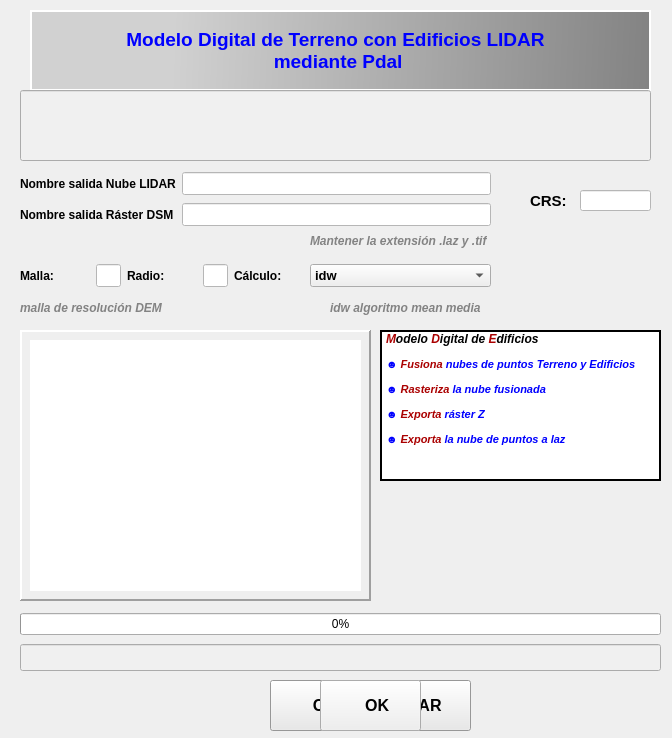
<?xml version="1.0" encoding="UTF-8"?>
<ui version="4.0">
 <class>Formulario</class>
 <widget class="QDialog" name="Formulario">
  <property name="geometry">
   <rect>
    <x>0</x>
    <y>0</y>
    <width>672</width>
    <height>738</height>
   </rect>
  </property>
  <property name="font">
   <font>
    <family>Arial</family>
   </font>
  </property>
  <property name="windowTitle">
   <string>Proceso DSM nube de puntos LIDAR</string>
  </property>
  <property name="windowIcon">
   <iconset>
    <normaloff>../icons/edificios.png</normaloff>../icons/edificios.png</iconset>
  </property>
  <property name="windowOpacity">
   <double>1.000000000000000</double>
  </property>
  <property name="sizeGripEnabled">
   <bool>false</bool>
  </property>
  <property name="modal">
   <bool>true</bool>
  </property>
  <widget class="QPushButton" name="pbpdal3">
   <property name="geometry">
    <rect>
     <x>270</x>
     <y>680</y>
     <width>201</width>
     <height>51</height>
    </rect>
   </property>
   <property name="maximumSize">
    <size>
     <width>300</width>
     <height>80</height>
    </size>
   </property>
   <property name="font">
    <font>
     <family>Arial</family>
     <pointsize>12</pointsize>
     <weight>75</weight>
     <bold>true</bold>
    </font>
   </property>
   <property name="cursor">
    <cursorShape>PointingHandCursor</cursorShape>
   </property>
   <property name="styleSheet">
    <string notr="true">selection-background-color: rgb(189, 189, 189);
selection-color: rgb(255, 255, 255);</string>
   </property>
   <property name="text">
    <string>   Crea DSM LIDAR</string>
   </property>
   <property name="icon">
    <iconset>
     <normaloff>../icons/edificios.png</normaloff>../icons/edificios.png</iconset>
   </property>
   <property name="iconSize">
    <size>
     <width>40</width>
     <height>40</height>
    </size>
   </property>
   <property name="autoDefault">
    <bool>true</bool>
   </property>
  </widget>
  <widget class="QFrame" name="frame">
   <property name="geometry">
    <rect>
     <x>20</x>
     <y>330</y>
     <width>351</width>
     <height>271</height>
    </rect>
   </property>
   <property name="frameShape">
    <enum>QFrame::Panel</enum>
   </property>
   <property name="frameShadow">
    <enum>QFrame::Raised</enum>
   </property>
   <property name="lineWidth">
    <number>2</number>
   </property>
   <property name="midLineWidth">
    <number>1</number>
   </property>
   <widget class="QLabel" name="lbproceso3">
    <property name="geometry">
     <rect>
      <x>10</x>
      <y>10</y>
      <width>331</width>
      <height>251</height>
     </rect>
    </property>
    <property name="font">
     <font>
      <family>Arial</family>
      <pointsize>9</pointsize>
      <weight>11</weight>
      <italic>false</italic>
      <bold>false</bold>
     </font>
    </property>
    <property name="styleSheet">
     <string notr="true">color: rgb(0, 0, 0);
background-color: rgb(255, 255, 255);
font: 87 9pt &quot;Arial&quot;;</string>
    </property>
    <property name="frameShape">
     <enum>QFrame::NoFrame</enum>
    </property>
    <property name="frameShadow">
     <enum>QFrame::Plain</enum>
    </property>
    <property name="lineWidth">
     <number>1</number>
    </property>
    <property name="text">
     <string/>
    </property>
    <property name="pixmap">
     <pixmap>../icons/pirates.png</pixmap>
    </property>
    <property name="scaledContents">
     <bool>false</bool>
    </property>
    <property name="alignment">
     <set>Qt::AlignJustify|Qt::AlignVCenter</set>
    </property>
    <property name="wordWrap">
     <bool>false</bool>
    </property>
   </widget>
  </widget>
  <widget class="QLineEdit" name="lbproceso">
   <property name="geometry">
    <rect>
     <x>20</x>
     <y>90</y>
     <width>631</width>
     <height>71</height>
    </rect>
   </property>
   <property name="font">
    <font>
     <family>Arial</family>
     <pointsize>13</pointsize>
     <weight>75</weight>
     <bold>true</bold>
    </font>
   </property>
   <property name="styleSheet">
    <string notr="true">background-color: rgb(240, 240, 240);
color: rgb(170, 0, 0);</string>
   </property>
   <property name="alignment">
    <set>Qt::AlignJustify|Qt::AlignVCenter</set>
   </property>
  </widget>
  <widget class="QWidget" name="layoutWidget">
   <property name="geometry">
    <rect>
     <x>20</x>
     <y>610</y>
     <width>641</width>
     <height>65</height>
    </rect>
   </property>
   <layout class="QGridLayout" name="gridLayout">
    <item row="0" column="0">
     <widget class="QProgressBar" name="barra">
      <property name="minimum">
       <number>0</number>
      </property>
      <property name="maximum">
       <number>100</number>
      </property>
      <property name="value">
       <number>0</number>
      </property>
      <property name="orientation">
       <enum>Qt::Horizontal</enum>
      </property>
      <property name="invertedAppearance">
       <bool>false</bool>
      </property>
      <property name="textDirection">
       <enum>QProgressBar::TopToBottom</enum>
      </property>
     </widget>
    </item>
    <item row="1" column="0">
     <widget class="QLineEdit" name="lbproceso1">
      <property name="font">
       <font>
        <family>Arial</family>
        <pointsize>12</pointsize>
        <weight>75</weight>
        <bold>true</bold>
       </font>
      </property>
      <property name="styleSheet">
       <string notr="true">background-color: rgb(240, 240, 240);
color: rgb(0, 0, 255);</string>
      </property>
     </widget>
    </item>
   </layout>
  </widget>
  <widget class="QLabel" name="lbproceso2">
   <property name="geometry">
    <rect>
     <x>40</x>
     <y>530</y>
     <width>81</width>
     <height>31</height>
    </rect>
   </property>
   <property name="font">
    <font>
     <family>Arial</family>
     <pointsize>11</pointsize>
     <weight>9</weight>
     <italic>false</italic>
     <bold>false</bold>
    </font>
   </property>
   <property name="styleSheet">
    <string notr="true">color: rgb(0, 0, 0);
font: 75 11pt &quot;Arial&quot;;</string>
   </property>
   <property name="frameShape">
    <enum>QFrame::NoFrame</enum>
   </property>
   <property name="frameShadow">
    <enum>QFrame::Plain</enum>
   </property>
   <property name="lineWidth">
    <number>1</number>
   </property>
   <property name="midLineWidth">
    <number>1</number>
   </property>
   <property name="text">
    <string>&lt;html&gt;&lt;head/&gt;&lt;body&gt;&lt;p&gt;&lt;br/&gt;&lt;/p&gt;&lt;/body&gt;&lt;/html&gt;</string>
   </property>
   <property name="alignment">
    <set>Qt::AlignCenter</set>
   </property>
  </widget>
  <widget class="QPushButton" name="pbcierra">
   <property name="geometry">
    <rect>
     <x>320</x>
     <y>680</y>
     <width>101</width>
     <height>51</height>
    </rect>
   </property>
   <property name="font">
    <font>
     <family>Arial</family>
     <pointsize>12</pointsize>
     <weight>75</weight>
     <bold>true</bold>
    </font>
   </property>
   <property name="text">
    <string>   OK</string>
   </property>
   <property name="icon">
    <iconset>
     <normaloff>../icons/accept.png</normaloff>../icons/accept.png</iconset>
   </property>
   <property name="iconSize">
    <size>
     <width>20</width>
     <height>20</height>
    </size>
   </property>
  </widget>
  <widget class="QLabel" name="lbicon_4">
   <property name="geometry">
    <rect>
     <x>560</x>
     <y>20</y>
     <width>71</width>
     <height>61</height>
    </rect>
   </property>
   <property name="maximumSize">
    <size>
     <width>200</width>
     <height>200</height>
    </size>
   </property>
   <property name="cursor">
    <cursorShape>ArrowCursor</cursorShape>
   </property>
   <property name="text">
    <string/>
   </property>
   <property name="pixmap">
    <pixmap>../icons/pdal.png</pixmap>
   </property>
   <property name="scaledContents">
    <bool>true</bool>
   </property>
   <property name="alignment">
    <set>Qt::AlignCenter</set>
   </property>
   <property name="openExternalLinks">
    <bool>false</bool>
   </property>
  </widget>
  <widget class="QLabel" name="lbmarco">
   <property name="geometry">
    <rect>
     <x>30</x>
     <y>10</y>
     <width>621</width>
     <height>81</height>
    </rect>
   </property>
   <property name="maximumSize">
    <size>
     <width>16777215</width>
     <height>55555</height>
    </size>
   </property>
   <property name="font">
    <font>
     <family>Cascadia Code</family>
     <pointsize>18</pointsize>
     <weight>75</weight>
     <italic>true</italic>
     <bold>true</bold>
    </font>
   </property>
   <property name="styleSheet">
    <string notr="true">background-color: qlineargradient(spread:pad, x1:0, y1:0, x2:1, y2:0.00568182, stop:0.230337 rgba(209, 209, 209, 255), stop:1 rgba(131, 131, 131, 255));
color: rgb(255, 255, 255);</string>
   </property>
   <property name="frameShape">
    <enum>QFrame::Box</enum>
   </property>
   <property name="frameShadow">
    <enum>QFrame::Plain</enum>
   </property>
   <property name="lineWidth">
    <number>2</number>
   </property>
   <property name="text">
    <string>&lt;html&gt;&lt;head/&gt;&lt;body&gt;&lt;p&gt;&lt;br/&gt;&lt;/p&gt;&lt;/body&gt;&lt;/html&gt;</string>
   </property>
   <property name="alignment">
    <set>Qt::AlignCenter</set>
   </property>
  </widget>
  <widget class="QLabel" name="label_38">
   <property name="geometry">
    <rect>
     <x>120</x>
     <y>20</y>
     <width>431</width>
     <height>61</height>
    </rect>
   </property>
   <property name="maximumSize">
    <size>
     <width>800</width>
     <height>16777215</height>
    </size>
   </property>
   <property name="font">
    <font>
     <family>Arial</family>
     <pointsize>14</pointsize>
     <weight>75</weight>
     <italic>false</italic>
     <bold>true</bold>
    </font>
   </property>
   <property name="styleSheet">
    <string notr="true">color: rgb(0, 0, 255);</string>
   </property>
   <property name="text">
    <string>Modelo Digital de Terreno con Edificios LIDAR
 mediante Pdal</string>
   </property>
   <property name="alignment">
    <set>Qt::AlignCenter</set>
   </property>
  </widget>
  <widget class="QLabel" name="lbicon">
   <property name="geometry">
    <rect>
     <x>40</x>
     <y>20</y>
     <width>71</width>
     <height>61</height>
    </rect>
   </property>
   <property name="maximumSize">
    <size>
     <width>200</width>
     <height>200</height>
    </size>
   </property>
   <property name="cursor">
    <cursorShape>ArrowCursor</cursorShape>
   </property>
   <property name="text">
    <string/>
   </property>
   <property name="pixmap">
    <pixmap>../icons/edificios.png</pixmap>
   </property>
   <property name="scaledContents">
    <bool>true</bool>
   </property>
   <property name="alignment">
    <set>Qt::AlignCenter</set>
   </property>
   <property name="openExternalLinks">
    <bool>false</bool>
   </property>
  </widget>
  <widget class="QLabel" name="label_39">
   <property name="geometry">
    <rect>
     <x>310</x>
     <y>230</y>
     <width>177</width>
     <height>22</height>
    </rect>
   </property>
   <property name="maximumSize">
    <size>
     <width>350</width>
     <height>16777215</height>
    </size>
   </property>
   <property name="font">
    <font>
     <family>Arial</family>
     <pointsize>9</pointsize>
     <weight>75</weight>
     <italic>true</italic>
     <bold>true</bold>
    </font>
   </property>
   <property name="styleSheet">
    <string notr="true">color: rgb(131, 131, 131);</string>
   </property>
   <property name="text">
    <string>Mantener la extensión .laz y .tif</string>
   </property>
  </widget>
  <widget class="QWidget" name="layoutWidget">
   <property name="geometry">
    <rect>
     <x>20</x>
     <y>170</y>
     <width>471</width>
     <height>59</height>
    </rect>
   </property>
   <layout class="QGridLayout" name="gridLayout_3">
    <item row="1" column="0">
     <widget class="QLabel" name="label_35">
      <property name="maximumSize">
       <size>
        <width>300</width>
        <height>16777215</height>
       </size>
      </property>
      <property name="font">
       <font>
        <family>Arial</family>
        <pointsize>9</pointsize>
        <weight>75</weight>
        <italic>false</italic>
        <bold>true</bold>
       </font>
      </property>
      <property name="text">
       <string>Nombre salida Ráster DSM</string>
      </property>
     </widget>
    </item>
    <item row="0" column="1">
     <widget class="QLineEdit" name="qlelidar">
      <property name="font">
       <font>
        <family>Arial</family>
        <pointsize>10</pointsize>
        <weight>75</weight>
        <bold>true</bold>
       </font>
      </property>
      <property name="styleSheet">
       <string notr="true">background-color: rgb(255, 255, 255);</string>
      </property>
      <property name="alignment">
       <set>Qt::AlignRight|Qt::AlignTrailing|Qt::AlignVCenter</set>
      </property>
     </widget>
    </item>
    <item row="0" column="0">
     <widget class="QLabel" name="label_36">
      <property name="maximumSize">
       <size>
        <width>300</width>
        <height>16777215</height>
       </size>
      </property>
      <property name="font">
       <font>
        <family>Arial</family>
        <pointsize>9</pointsize>
        <weight>75</weight>
        <italic>false</italic>
        <bold>true</bold>
       </font>
      </property>
      <property name="text">
       <string>Nombre salida Nube LIDAR</string>
      </property>
     </widget>
    </item>
    <item row="1" column="1">
     <widget class="QLineEdit" name="qleraster2">
      <property name="font">
       <font>
        <family>Arial</family>
        <pointsize>10</pointsize>
        <weight>75</weight>
        <bold>true</bold>
       </font>
      </property>
      <property name="styleSheet">
       <string notr="true">background-color: rgb(255, 255, 255);</string>
      </property>
      <property name="alignment">
       <set>Qt::AlignRight|Qt::AlignTrailing|Qt::AlignVCenter</set>
      </property>
     </widget>
    </item>
   </layout>
  </widget>
  <widget class="QWidget" name="layoutWidget">
   <property name="geometry">
    <rect>
     <x>20</x>
     <y>260</y>
     <width>471</width>
     <height>31</height>
    </rect>
   </property>
   <layout class="QGridLayout" name="gridLayout_2">
    <item row="0" column="1">
     <widget class="QLineEdit" name="qlemalla">
      <property name="maximumSize">
       <size>
        <width>25</width>
        <height>16777215</height>
       </size>
      </property>
      <property name="font">
       <font>
        <family>Arial</family>
        <pointsize>10</pointsize>
        <weight>75</weight>
        <bold>true</bold>
       </font>
      </property>
      <property name="styleSheet">
       <string notr="true">background-color: rgb(255, 255, 255);</string>
      </property>
      <property name="alignment">
       <set>Qt::AlignRight|Qt::AlignTrailing|Qt::AlignVCenter</set>
      </property>
     </widget>
    </item>
    <item row="0" column="2">
     <widget class="QLabel" name="label_32">
      <property name="maximumSize">
       <size>
        <width>70</width>
        <height>16777215</height>
       </size>
      </property>
      <property name="font">
       <font>
        <family>Arial</family>
        <pointsize>9</pointsize>
        <weight>75</weight>
        <italic>false</italic>
        <bold>true</bold>
       </font>
      </property>
      <property name="text">
       <string>Radio:</string>
      </property>
     </widget>
    </item>
    <item row="0" column="3">
     <widget class="QLineEdit" name="qleradio">
      <property name="maximumSize">
       <size>
        <width>25</width>
        <height>16777215</height>
       </size>
      </property>
      <property name="font">
       <font>
        <family>Arial</family>
        <pointsize>10</pointsize>
        <weight>75</weight>
        <bold>true</bold>
       </font>
      </property>
      <property name="styleSheet">
       <string notr="true">background-color: rgb(255, 255, 255);</string>
      </property>
      <property name="text">
       <string/>
      </property>
      <property name="alignment">
       <set>Qt::AlignRight|Qt::AlignTrailing|Qt::AlignVCenter</set>
      </property>
     </widget>
    </item>
    <item row="0" column="0">
     <widget class="QLabel" name="label_31">
      <property name="maximumSize">
       <size>
        <width>70</width>
        <height>16777215</height>
       </size>
      </property>
      <property name="font">
       <font>
        <family>Arial</family>
        <pointsize>9</pointsize>
        <weight>75</weight>
        <italic>false</italic>
        <bold>true</bold>
       </font>
      </property>
      <property name="text">
       <string>Malla:</string>
      </property>
     </widget>
    </item>
    <item row="0" column="5">
     <widget class="QComboBox" name="cmbcalculo">
      <property name="minimumSize">
       <size>
        <width>50</width>
        <height>0</height>
       </size>
      </property>
      <property name="font">
       <font>
        <family>Arial</family>
        <pointsize>10</pointsize>
        <weight>75</weight>
        <italic>false</italic>
        <bold>true</bold>
       </font>
      </property>
      <property name="currentText">
       <string>idw</string>
      </property>
      <item>
       <property name="text">
        <string>idw</string>
       </property>
      </item>
      <item>
       <property name="text">
        <string>mean</string>
       </property>
      </item>
     </widget>
    </item>
    <item row="0" column="4">
     <widget class="QLabel" name="label_30">
      <property name="maximumSize">
       <size>
        <width>70</width>
        <height>16777215</height>
       </size>
      </property>
      <property name="font">
       <font>
        <family>Arial</family>
        <pointsize>9</pointsize>
        <weight>75</weight>
        <italic>false</italic>
        <bold>true</bold>
       </font>
      </property>
      <property name="text">
       <string>Cálculo:</string>
      </property>
     </widget>
    </item>
   </layout>
  </widget>
  <widget class="QLabel" name="label_33">
   <property name="geometry">
    <rect>
     <x>330</x>
     <y>300</y>
     <width>161</width>
     <height>16</height>
    </rect>
   </property>
   <property name="maximumSize">
    <size>
     <width>350</width>
     <height>16777215</height>
    </size>
   </property>
   <property name="font">
    <font>
     <family>Arial</family>
     <pointsize>9</pointsize>
     <weight>75</weight>
     <italic>true</italic>
     <bold>true</bold>
    </font>
   </property>
   <property name="styleSheet">
    <string notr="true">color: rgb(131, 131, 131);</string>
   </property>
   <property name="text">
    <string>idw algoritmo mean media</string>
   </property>
  </widget>
  <widget class="QLabel" name="label_34">
   <property name="geometry">
    <rect>
     <x>20</x>
     <y>300</y>
     <width>161</width>
     <height>16</height>
    </rect>
   </property>
   <property name="maximumSize">
    <size>
     <width>350</width>
     <height>16777215</height>
    </size>
   </property>
   <property name="font">
    <font>
     <family>Arial</family>
     <pointsize>9</pointsize>
     <weight>75</weight>
     <italic>true</italic>
     <bold>true</bold>
    </font>
   </property>
   <property name="styleSheet">
    <string notr="true">color: rgb(131, 131, 131);</string>
   </property>
   <property name="text">
    <string>malla de resolución DEM</string>
   </property>
  </widget>
  <widget class="QLineEdit" name="qlecrs">
   <property name="geometry">
    <rect>
     <x>580</x>
     <y>190</y>
     <width>71</width>
     <height>21</height>
    </rect>
   </property>
   <property name="font">
    <font>
     <family>Arial</family>
     <pointsize>11</pointsize>
     <weight>75</weight>
     <bold>true</bold>
    </font>
   </property>
   <property name="styleSheet">
    <string notr="true">background-color: rgb(255, 255, 255);</string>
   </property>
   <property name="text">
    <string/>
   </property>
   <property name="alignment">
    <set>Qt::AlignRight|Qt::AlignTrailing|Qt::AlignVCenter</set>
   </property>
  </widget>
  <widget class="QLabel" name="label_37">
   <property name="geometry">
    <rect>
     <x>530</x>
     <y>190</y>
     <width>41</width>
     <height>21</height>
    </rect>
   </property>
   <property name="maximumSize">
    <size>
     <width>70</width>
     <height>16777215</height>
    </size>
   </property>
   <property name="font">
    <font>
     <family>Arial</family>
     <pointsize>11</pointsize>
     <weight>75</weight>
     <italic>false</italic>
     <bold>true</bold>
    </font>
   </property>
   <property name="text">
    <string>CRS:</string>
   </property>
  </widget>
  <widget class="QLabel" name="lbicon_2">
   <property name="geometry">
    <rect>
     <x>500</x>
     <y>180</y>
     <width>31</width>
     <height>31</height>
    </rect>
   </property>
   <property name="maximumSize">
    <size>
     <width>200</width>
     <height>200</height>
    </size>
   </property>
   <property name="cursor">
    <cursorShape>ArrowCursor</cursorShape>
   </property>
   <property name="text">
    <string/>
   </property>
   <property name="pixmap">
    <pixmap>../icons/CRS.png</pixmap>
   </property>
   <property name="scaledContents">
    <bool>true</bool>
   </property>
   <property name="alignment">
    <set>Qt::AlignCenter</set>
   </property>
   <property name="openExternalLinks">
    <bool>false</bool>
   </property>
  </widget>
  <widget class="QLabel" name="lbinfo_8">
   <property name="geometry">
    <rect>
     <x>380</x>
     <y>330</y>
     <width>281</width>
     <height>151</height>
    </rect>
   </property>
   <property name="sizePolicy">
    <sizepolicy hsizetype="Minimum" vsizetype="Minimum">
     <horstretch>0</horstretch>
     <verstretch>0</verstretch>
    </sizepolicy>
   </property>
   <property name="font">
    <font>
     <family>Arial</family>
     <pointsize>12</pointsize>
     <weight>75</weight>
     <italic>true</italic>
     <bold>true</bold>
    </font>
   </property>
   <property name="styleSheet">
    <string notr="true">background-color: rgb(255, 255, 255);</string>
   </property>
   <property name="inputMethodHints">
    <set>Qt::ImhMultiLine</set>
   </property>
   <property name="frameShape">
    <enum>QFrame::Box</enum>
   </property>
   <property name="frameShadow">
    <enum>QFrame::Plain</enum>
   </property>
   <property name="lineWidth">
    <number>2</number>
   </property>
   <property name="text">
    <string>&lt;html&gt;&lt;head/&gt;&lt;body&gt;&lt;p&gt;&lt;span style=&quot; font-size:9pt; color:#aa0000;&quot;&gt;M&lt;/span&gt;&lt;span style=&quot; font-size:9pt;&quot;&gt;odelo &lt;/span&gt;&lt;span style=&quot; font-size:9pt; color:#aa0000;&quot;&gt;D&lt;/span&gt;&lt;span style=&quot; font-size:9pt;&quot;&gt;igital de &lt;/span&gt;&lt;span style=&quot; font-size:9pt; color:#aa0000;&quot;&gt;E&lt;/span&gt;&lt;span style=&quot; font-size:9pt;&quot;&gt;dificios&lt;/span&gt;&lt;/p&gt;&lt;p&gt;&lt;span style=&quot; font-size:8pt; color:#0000ff;&quot;&gt;☻ &lt;/span&gt;&lt;span style=&quot; font-size:8pt; color:#aa0000;&quot;&gt;Fusiona&lt;/span&gt;&lt;span style=&quot; font-size:8pt; color:#0000ff;&quot;&gt; nubes de puntos Terreno y Edificios&lt;/span&gt;&lt;/p&gt;&lt;p&gt;&lt;span style=&quot; font-size:8pt; color:#0000ff;&quot;&gt;☻ &lt;/span&gt;&lt;span style=&quot; font-size:8pt; color:#aa0000;&quot;&gt;Rasteriza&lt;/span&gt;&lt;span style=&quot; font-size:8pt; color:#0000ff;&quot;&gt; la nube fusionada &lt;/span&gt;&lt;/p&gt;&lt;p&gt;&lt;span style=&quot; font-size:8pt; color:#0000ff;&quot;&gt;☻ &lt;/span&gt;&lt;span style=&quot; font-size:8pt; color:#aa0000;&quot;&gt;Exporta &lt;/span&gt;&lt;span style=&quot; font-size:8pt; color:#0000ff;&quot;&gt;ráster Z&lt;/span&gt;&lt;/p&gt;&lt;p&gt;&lt;span style=&quot; font-size:8pt; color:#0000ff;&quot;&gt;☻ &lt;/span&gt;&lt;span style=&quot; font-size:8pt; color:#aa0000;&quot;&gt;Exporta&lt;/span&gt;&lt;span style=&quot; font-size:8pt; color:#0000ff;&quot;&gt; la nube de puntos a laz&lt;/span&gt;&lt;/p&gt;&lt;p&gt;&lt;span style=&quot; font-size:9pt;&quot;&gt;&lt;br/&gt;&lt;/span&gt;&lt;/p&gt;&lt;/body&gt;&lt;/html&gt;</string>
   </property>
   <property name="textFormat">
    <enum>Qt::RichText</enum>
   </property>
   <property name="scaledContents">
    <bool>false</bool>
   </property>
   <property name="alignment">
    <set>Qt::AlignLeading|Qt::AlignLeft|Qt::AlignVCenter</set>
   </property>
   <property name="margin">
    <number>0</number>
   </property>
   <property name="indent">
    <number>-1</number>
   </property>
  </widget>
  <zorder>lbmarco</zorder>
  <zorder>layoutWidget</zorder>
  <zorder>pbpdal3</zorder>
  <zorder>frame</zorder>
  <zorder>lbproceso</zorder>
  <zorder>lbproceso2</zorder>
  <zorder>pbcierra</zorder>
  <zorder>lbicon_4</zorder>
  <zorder>label_38</zorder>
  <zorder>lbicon</zorder>
  <zorder>label_39</zorder>
  <zorder>layoutWidget</zorder>
  <zorder>layoutWidget</zorder>
  <zorder>label_33</zorder>
  <zorder>label_34</zorder>
  <zorder>qlecrs</zorder>
  <zorder>label_37</zorder>
  <zorder>lbicon_2</zorder>
  <zorder>lbinfo_8</zorder>
 </widget>
 <resources/>
 <connections/>
</ui>
